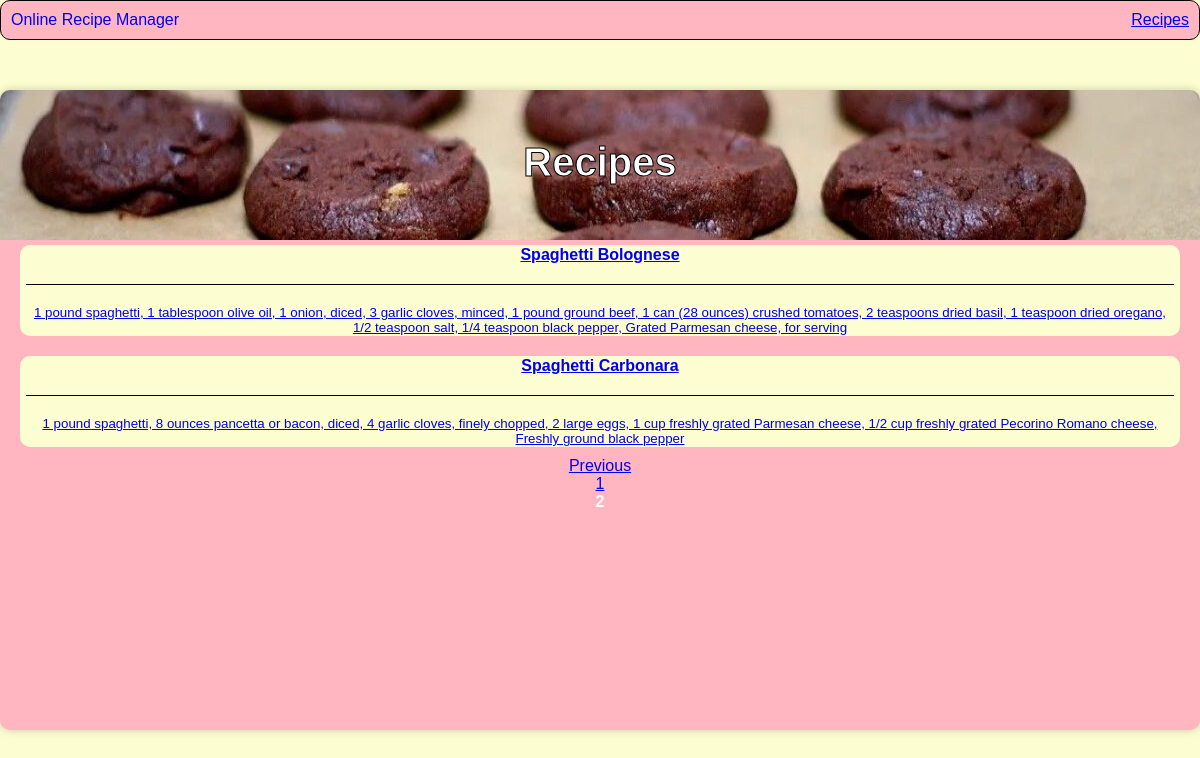
Page /see_recipes?page=2 on the committed database.
### app.py (models this page shows)
class Recipe(db.Model):
    id = db.Column(db.Integer, primary_key = True)
    title = db.Column(db.String(255), nullable = False)
    ingredients = db.Column(db.String(1000), nullable = False)
    method = db.Column(db.String(5000), nullable = False)
    date_created = db.Column(db.DateTime, default = datetime.utcnow)
    user_id = db.Column(db.Integer, db.ForeignKey('user.id'))
    author = db.relationship('User', backref='recipes')

### app.py (the view)
@app.route('/see_recipes')
def see_recipes():
    page = request.args.get('page', 1, type=int)
    per_page = 2
    recipes = Recipe.query.paginate(page=page, per_page=per_page)
    return render_template('see_recipes.html', recipes=recipes)

### templates/see_recipes.html (shortened to what this page needs)
{% extends 'base.html' %}
{% block body%}
    <h1>Recipes</h1>
    {% for recipe in recipes.items %}
        <button class="recipe-button">
            <a href="{{ url_for('recipe_detail', recipe_id=recipe.id) }}">
                <span class="recipe-title">{{ recipe.title }}</span>
                <hr>
                <span class="recipe-ingredients">{{ recipe.ingredients }}</span>
            </a>
        </button>
    {% endfor %}
    {% if recipes.has_prev %}
        <a href="{{ url_for('see_recipes', page=recipes.prev_num) }}">Previous</a>
    {% endif %}
    {% for num in recipes.iter_pages() %}
        {% if num %}
            {% if num != recipes.page %}
                <a href="{{ url_for('see_recipes', page=num) }}">{{ num }}</a>
            {% else %}
                <strong>{{ num }}</strong>
            {% endif %}
        {% else %}
            ...
        {% endif %}
    {% endfor %}
{% endblock %}

### static/css/main.css (style rules this page uses)
body { background-color: #FDFDD2; margin: 0; font-family: sans-serif; color: #ffffff; }
h1 { width: 100%; display: flex; justify-content: center; margin-top: 30px; margin-bottom: 50px; align-self: flex-start; text-align: center; font-size: 40px; color: #fff; -webkit-text-stroke-width: 1px; -webkit-text-stroke-color: #000; font-family: sans-serif; }
.recipe-button { margin-top: 10px; display: block; width: 100%; text-align: center; margin-bottom: 10px; border: none; background-color: #FDFDD2; color: #333; border-radius: 10px; }
.recipe-title { display: block; font-family: sans-serif; font-size: 1.2em; font-weight: bold; margin-bottom: 5px; }
.recipe-ingredients { display: block; font-family: sans-serif; font-size: 1em; margin-top: 5px; }
hr { margin-top: 20px; margin-bottom: 20px; border: none; height: 1px; background-color: #000; }

### rows in the picture
Recipe: title "Spaghetti Bolognese", ingredients "1 pound spaghetti, 1 tablespoon olive oil, 1 onion, diced, 3 garlic cloves, minced, 1 pound ground beef, 1 can (28 ounces) crushed tomatoes, 2 teaspoons dried basil, 1 teaspoon dried oregano, 1/2 teaspoon salt, 1/4 teaspoon black pepper, Grated Parmesan cheese, for serving"
Recipe: title "Spaghetti Carbonara", ingredients "1 pound spaghetti, 8 ounces pancetta or bacon, diced, 4 garlic cloves, finely chopped, 2 large eggs, 1 cup freshly grated Parmesan cheese, 1/2 cup freshly grated Pecorino Romano cheese, Freshly ground black pepper"

### other values in the picture
{{ num }} "1"
{{ num }} "2"
